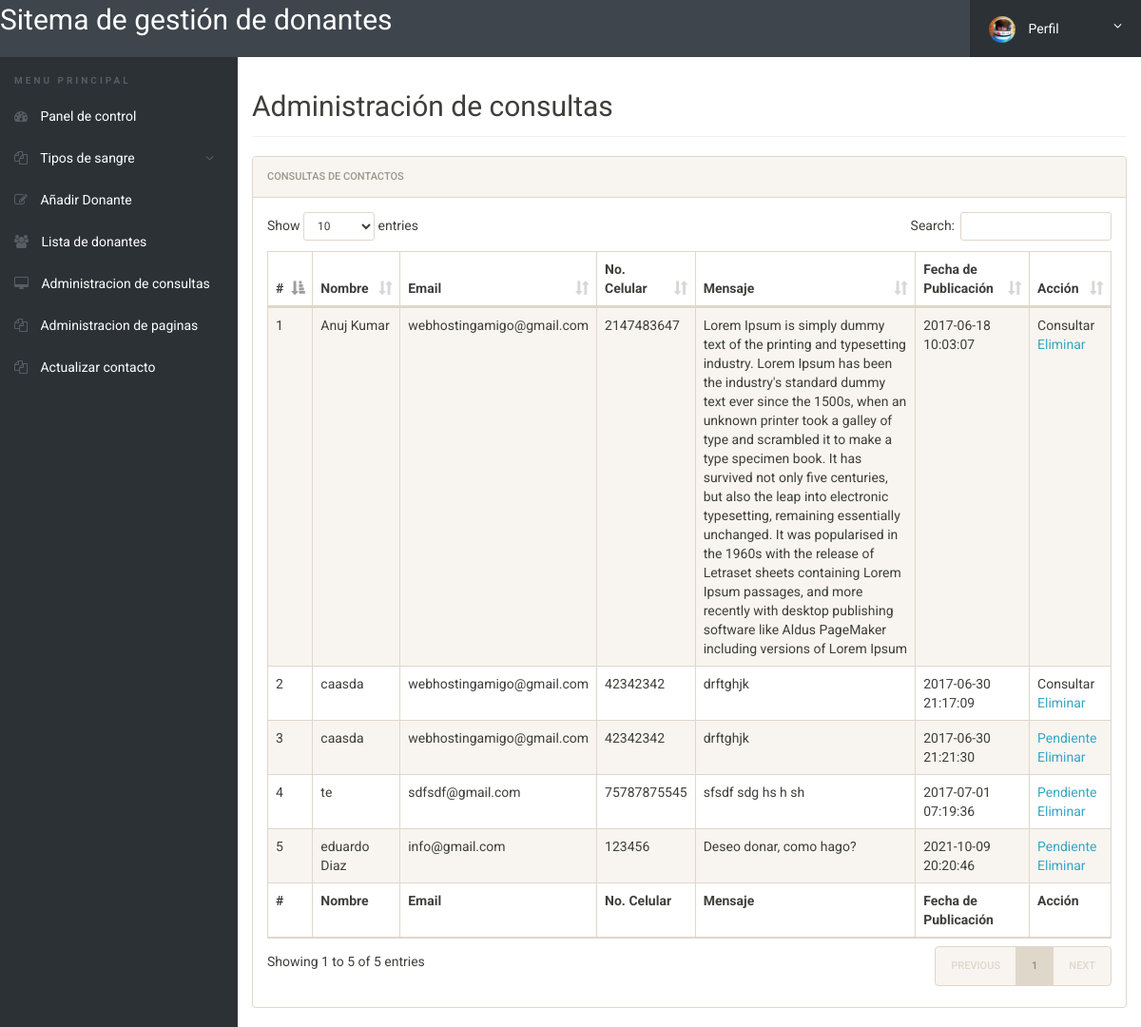
/admin/manage-conactusquery.php (signed in), run on the app's committed database.
### tables this page shows
CREATE TABLE `tblcontactusquery` (
  `id` int(11) NOT NULL,
  `name` varchar(100) DEFAULT NULL,
  `EmailId` varchar(120) DEFAULT NULL,
  `ContactNumber` char(11) DEFAULT NULL,
  `Message` longtext DEFAULT NULL,
  `PostingDate` timestamp NOT NULL DEFAULT current_timestamp(),
  `status` int(11) DEFAULT NULL
);

### admin/manage-conactusquery.php (the view, shortened to what this page needs)
<?php
include('includes/config.php');
if(strlen($_SESSION['alogin'])==0)
	{
header('location:index.php');
}
else{
 ?>
<!doctype html>
<html lang="en" class="no-js">
<head>
	<link rel="stylesheet" href="css/font-awesome.min.css">
	<link rel="stylesheet" href="css/bootstrap.min.css">
	<link rel="stylesheet" href="css/dataTables.bootstrap.min.css">
	<link rel="stylesheet" href="css/bootstrap-social.css">
	<link rel="stylesheet" href="css/bootstrap-select.css">
	<link rel="stylesheet" href="css/fileinput.min.css">
	<link rel="stylesheet" href="css/awesome-bootstrap-checkbox.css">
	<link rel="stylesheet" href="css/style.css">
</head>
<body>
	<?php include('includes/header.php');?>
	<div class="ts-main-content">
		<?php include('includes/leftbar.php');?>
		<div class="content-wrapper">
			<div class="container-fluid">
				<div class="row">
					<div class="col-md-12">
						<h2 class="page-title">Administración de consultas</h2>
						<div class="panel panel-default">
							<div class="panel-heading">Consultas de contactos</div>
							<div class="panel-body">
								<table id="zctb" class="display table table-striped table-bordered table-hover" cellspacing="0" width="100%">
									<thead>
										<tr>
										<th>#</th>
											<th>Nombre</th>
											<th>Email</th>
											<th>No. Celular</th>
											<th>Mensaje</th>
											<th>Fecha de Publicación</th>
											<th>Acción</th>
										</tr>
									</thead>
									<tfoot>
										<tr>
										<th>#</th>
										<th>Nombre</th>
										<th>Email</th>
										<th>No. Celular</th>
										<th>Mensaje</th>
										<th>Fecha de Publicación</th>
										<th>Acción</th>
										</tr>
									</tfoot>
									<tbody>
									<?php $sql = "SELECT * from  tblcontactusquery ";
$query = $dbh -> prepare($sql);
$query->execute();
$results=$query->fetchAll(PDO::FETCH_OBJ);
$cnt=1;
if($query->rowCount() > 0)
{
foreach($results as $result)
{				?>
										<tr>
											<td><?php echo htmlentities($cnt);?></td>
											<td><?php echo htmlentities($result->name);?></td>
											<td><?php echo htmlentities($result->EmailId);?></td>
											<td><?php echo htmlentities($result->ContactNumber);?></td>
											<td><?php echo htmlentities($result->Message);?></td>
											<td><?php echo htmlentities($result->PostingDate);?></td>
																<?php if($result->status==1)
{
	?><td>Consultar<br />
		<a href="manage-conactusquery.php?del=<?php echo htmlentities($result->id);?>" onclick="return confirm('Do you really want to read')" >Eliminar</a></td>
<?php } else {?>
<td><a href="manage-conactusquery.php?eid=<?php echo htmlentities($result->id);?>" onclick="return confirm('Do you really want to read')" >Pendiente</a><br />
	<a href="manage-conactusquery.php?eid=<?php echo htmlentities($result->id);?>" onclick="return confirm('Do you really want to read')" >Eliminar</a>
</td>
<?php } ?>
										</tr>
										<?php $cnt=$cnt+1; }} ?>
									</tbody>
								</table>
							</div>
						</div>
					</div>
				</div>
			</div>
		</div>
	</div>
</body>
</html>
<?php } ?>

### admin/css/style.css (style rules this page uses)
html { font-size: 14px; }
@media only screen and (min-width: 480px) { html { font-size: 17px; } }
@media only screen and (min-width: 768px) { html { font-size: 14px; } }
body { font-size: 1em; }
a { color: #37a6c4; }
.panel { overflow: hidden; }
.page-title { padding-bottom: 15px; margin-bottom: 20px; border-bottom: 1px solid #f0f0f0; }
.ts-main-content .content-wrapper { padding-top: 15px; margin-top: 60px; }
@media only screen and (min-width: 992px) { .ts-main-content .content-wrapper { margin-left: 250px; } }

### data on the page
tblcontactusquery: name "Anuj Kumar", EmailId "webhostingamigo@gmail.com", ContactNumber "2147483647", Message "Lorem Ipsum is simply dummy text of the printing and typesetting industry. Lorem Ipsum has been the industry's standard dummy text ever since the 1500s, when an unknown printer took a galley of type and scrambled it to make a type specimen book. It has survived not only five centuries, but also the leap into electronic typesetting, remaining essentially unchanged. It was popularised in the 1960s with the release of Letraset sheets containing Lorem Ipsum passages, and more recently with desktop publishing software like Aldus PageMaker including versions of Lorem Ipsum", PostingDate "2017-06-18 10:03:07"
tblcontactusquery: name "caasda", EmailId "webhostingamigo@gmail.com", ContactNumber "42342342", Message "drftghjk", PostingDate "2017-06-30 21:17:09"
tblcontactusquery: name "caasda", EmailId "webhostingamigo@gmail.com", ContactNumber "42342342", Message "drftghjk", PostingDate "2017-06-30 21:21:30"
tblcontactusquery: name "te", EmailId "sdfsdf@gmail.com", ContactNumber "75787875545", Message "sfsdf sdg hs h sh", PostingDate "2017-07-01 07:19:36"
tblcontactusquery: name "eduardo Diaz", EmailId "info@gmail.com", ContactNumber "123456", Message "Deseo donar, como hago?", PostingDate "2021-10-09 20:20:46"
